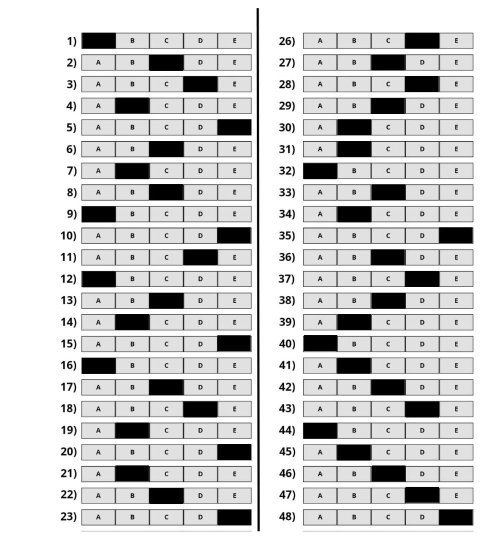
#> input picture PYTHON/gabarito_oficial.jpg, 1004 x 1080 px (shown at 1/2 size)
$ python gpey.py
#> lines starting #> are read from the running program, lines starting #| are printed output that depends on the picture; after the words box and inside, x2 and y2 are one past the last pixel; in counts of white or black regions, pixels touching at a corner belong together
import cv2
import pickle
import numpy as np
import tkinter as tk
from tkinter import filedialog
import os
from sklearn.cluster import KMeans  # Import necessário para clusterização

def corrigir_perspectiva(img):
    gray = cv2.cvtColor(img, cv2.COLOR_BGR2GRAY)
    blur = cv2.GaussianBlur(gray, (5,5), 0)
    _, thresh = cv2.threshold(blur, 0, 255, cv2.THRESH_BINARY + cv2.THRESH_OTSU)
    contours, _ = cv2.findContours(thresh, cv2.RETR_EXTERNAL, cv2.CHAIN_APPROX_SIMPLE)
    if not contours:
        return img
    contorno_maior = max(contours, key=cv2.contourArea)
    peri = cv2.arcLength(contorno_maior, True)
    approx = cv2.approxPolyDP(contorno_maior, 0.02 * peri, True)
    if len(approx) == 4:
        pts = approx.reshape(4, 2)
        # Ordenar pontos: superior-esquerdo, superior-direito, inferior-direito, inferior-esquerdo
        rect = np.zeros((4, 2), dtype="float32")
        s = pts.sum(axis=1)
        rect[0] = pts[np.argmin(s)]
        rect[2] = pts[np.argmax(s)]
        diff = np.diff(pts, axis=1)
        rect[1] = pts[np.argmin(diff)]
        rect[3] = pts[np.argmax(diff)]
        (tl, tr, br, bl) = rect
        larguraA = np.linalg.norm(br - bl)
        larguraB = np.linalg.norm(tr - tl)
        alturaA = np.linalg.norm(tr - br)
        alturaB = np.linalg.norm(tl - bl)
        largura_max = max(int(larguraA), int(larguraB))
        altura_max = max(int(alturaA), int(alturaB))
        dst = np.array([
            [0, 0],
            [largura_max - 1, 0],
            [largura_max - 1, altura_max - 1],
            [0, altura_max - 1]], dtype="float32")
        M = cv2.getPerspectiveTransform(rect, dst)
        warped = cv2.warpPerspective(img, M, (largura_max, altura_max))
        return warped
    else:
        return img  # Retorna original se não encontrar 4 cantos

# --- Abre janela para o usuário escolher a imagem do gabarito ---
root = tk.Tk()
root.withdraw()
gabarito_path = filedialog.askopenfilename(
    title="Selecione a imagem do gabarito",
    filetypes=[("Imagens", "*.jpg *.jpeg *.png *.bmp *.gif")]
)
#> the answer given: gabarito_oficial.jpg

if not gabarito_path:
    print("Nenhuma imagem selecionada. Encerrando o programa.")
    exit()

# Carrega a imagem colorida para correção de perspectiva
gabarito_img_color = cv2.imread(gabarito_path)
#> gabarito_img_color is the input picture: shape (1080, 1004, 3); min 0, max 255, mean 207.8
if gabarito_img_color is None:
    print("Não foi possível carregar a imagem do gabarito.")
    exit()

# Corrige perspectiva e converte para cinza
gabarito_img_corrigido = corrigir_perspectiva(gabarito_img_color)
#> in corrigir_perspectiva, `_, thresh = cv2.threshold(blur, 0, 255, cv2.THRESH_BINARY + cv2.THRESH..`:
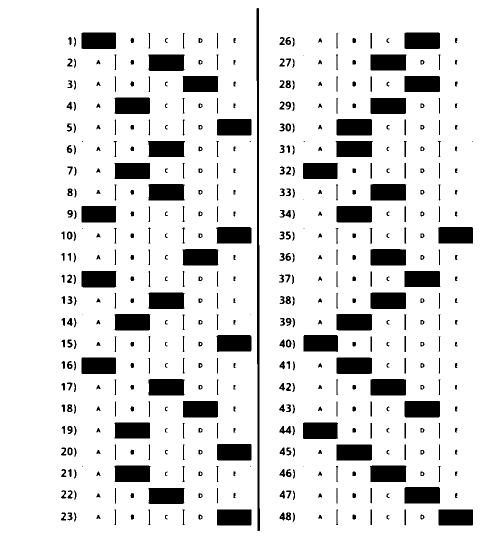
#> thresh: shape (1080, 1004) (shown at 1/2 size); 87.5% white; 477 black regions (13 under 20 px), largest, box (x1, y1, x2, y2) and area: (513, 16, 520, 1062) 4610, (740, 931, 813, 964) 2343, (741, 368, 813, 401) 2338
#> in corrigir_perspectiva, `contours, _ = cv2.findContours(thresh, cv2.RETR_EXTERNAL, cv2.CHAIN_AP..`: contours = [[[0, 0], [0, 1079], [1003, 1079], [1003, 0]]]
#> in corrigir_perspectiva, `contorno_maior = max(contours, key=cv2.contourArea)`: contorno_maior = [[0, 0], [0, 1079], [1003, 1079], [1003, 0]]
#> in corrigir_perspectiva, `peri = cv2.arcLength(contorno_maior, True)`: peri = 4164
#> in corrigir_perspectiva, `approx = cv2.approxPolyDP(contorno_maior, 0.02 * peri, True)`: approx = [[0, 0], [0, 1079], [1003, 1079], [1003, 0]]
#> in corrigir_perspectiva, `s = pts.sum(axis=1)`: s = [0, 1079, 2082, 1003]
#> in corrigir_perspectiva, `diff = np.diff(pts, axis=1)`: diff = [0, 1079, 76, -1003]
gabarito_img = cv2.cvtColor(gabarito_img_corrigido, cv2.COLOR_BGR2GRAY)

# --- Processamento do gabarito correto ---
if gabarito_img is not None:
    print("Gabarito carregado e corrigido em escala de cinza.")
    gabarito_blur = cv2.GaussianBlur(gabarito_img, (5, 5), 0)
    print("Filtro blur aplicado.")

    # Aplica binarização (threshold) para separar marcações do fundo
    _, gabarito_thresh = cv2.threshold(gabarito_blur, 127, 255, cv2.THRESH_BINARY_INV)
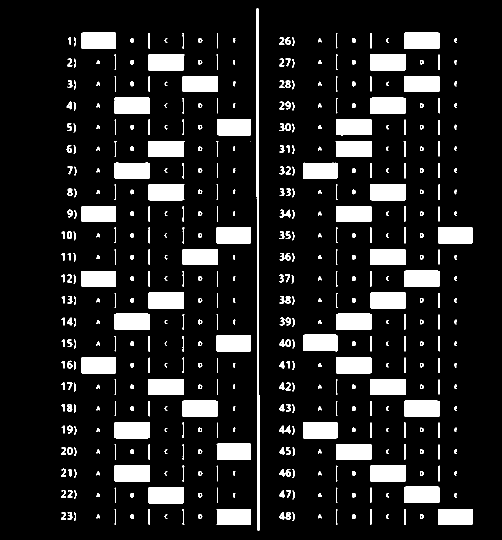
#> gabarito_thresh: shape (1079, 1003) (shown at 1/2 size); 12.2% white; 464 white regions (3 under 20 px), largest, box (x1, y1, x2, y2) and area: (513, 16, 519, 1061) 4579, (297, 109, 369, 142) 2339, (297, 368, 369, 401) 2337
    print("Binarização aplicada.")

    # Aplica operações morfológicas para melhorar a separação dos quadrados
    kernel = np.ones((3, 3), np.uint8)
    gabarito_morph = cv2.morphologyEx(gabarito_thresh, cv2.MORPH_CLOSE, kernel)
#> gabarito_morph: shape (1079, 1003); 12.2% white; 455 white regions (2 under 20 px)
    print("Morfologia aplicada.")

    # Encontra os contornos dos quadrados
    contours, _ = cv2.findContours(gabarito_morph, cv2.RETR_EXTERNAL, cv2.CHAIN_APPROX_SIMPLE)
#> contours = 455 contours, 78 with area under 20; largest, box (x1, y1, x2, y2) and area: (513, 16, 519, 1061) 3532, (297, 109, 369, 142) 2237, (229, 930, 300, 963) 2236, (297, 368, 369, 401) 2235, (672, 627, 743, 660) 2232

    # Filtra contornos por área e formato dos retângulos das alternativas
    min_area = 1500  # Ajustado para captar mais contornos
    max_area = 9000
    filtered_contours = []
    altura, largura = gabarito_img.shape
#> altura = 1079; largura = 1003

    for cnt in contours:
        x, y, w, h = cv2.boundingRect(cnt)
        area = w * h
        aspect_ratio = float(w) / h
        peri = cv2.arcLength(cnt, True)
        approx = cv2.approxPolyDP(cnt, 0.03 * peri, True)
        if (min_area < area < max_area and
            1.8 < aspect_ratio < 3.2 and 4 <= len(approx) <= 6):
            filtered_contours.append(cnt)
#> this loop made 455 passes
#> (x, y, w, h, area, aspect_ratio, peri) on passes 1 to 3: (772, 1029, 6, 9, 54, 0.667, 26.73), (636, 1029, 7, 8, 56, 0.875, 24.49), (329, 1029, 6, 9, 54, 0.667, 26.73)
    print(f"Contornos filtrados: {len(filtered_contours)}")
#| Contornos filtrados: 46

    # Calcula o centro (x, y) de cada quadrado filtrado
    centros = []
    for cnt in filtered_contours:
        M = cv2.moments(cnt)
        if M["m00"] != 0:
            cX = int(M["m10"] / M["m00"])
            cY = int(M["m01"] / M["m00"])
            centros.append((cX, cY))
#> this loop made 46 passes
#> cnt on pass 14: [[297, 758], [297, 789], [367, 789], [367, 758]]

    if len(centros) < 2:
        print("Não foram detectados centros suficientes para formar colunas. Verifique a imagem do gabarito.")
        exit()

    # Agrupa centros em duas colunas usando KMeans
    centros_np = np.array(centros)
    kmeans = KMeans(n_clusters=2, random_state=0).fit(centros_np[:, 0].reshape(-1, 1))
    labels = kmeans.labels_

    col1 = centros_np[labels == 0]
    col2 = centros_np[labels == 1]

    # Garante que col1 seja a coluna da esquerda e col2 a da direita
    if np.mean(col1[:, 0]) > np.mean(col2[:, 0]):
        col1, col2 = col2, col1

    # Ordena cada coluna por Y (vertical)
    col1 = sorted(col1, key=lambda c: c[1])
    col2 = sorted(col2, key=lambda c: c[1])

    # Agrupa alternativas por linha dentro de cada coluna
    def agrupar_por_linha(coluna, tolerancia_y=30):
#> called with tolerancia_y = 30
        if not coluna:
            return []

        coluna_ordenada = sorted(coluna, key=lambda c: c[1])
        linhas = []
        linha_atual = [coluna_ordenada[0]]

        for i in range(1, len(coluna_ordenada)):
            if abs(coluna_ordenada[i][1] - linha_atual[-1][1]) <= tolerancia_y:
                linha_atual.append(coluna_ordenada[i])
            else:
                # Ordena a linha atual por X (alternativas A, B, C, D, E)
                linha_atual.sort(key=lambda c: c[0])
                linhas.append(linha_atual)
                linha_atual = [coluna_ordenada[i]]
#> this loop made 22 passes

        # Adiciona a última linha
        linha_atual.sort(key=lambda c: c[0])
        linhas.append(linha_atual)
        return linhas

    linhas_col1 = agrupar_por_linha(col1)
    linhas_col2 = agrupar_por_linha(col2)
#> the loop in agrupar_por_linha (call 2), `for i in range(1, len(coluna_ordenada)):` made 22 passes

    # Combina as linhas: primeiro todas da coluna 1, depois todas da coluna 2
    todas_linhas = linhas_col1 + linhas_col2

    print(f"Total de questões detectadas: {len(todas_linhas)}")
#| Total de questões detectadas: 46
    print(f"Questões na coluna 1: {len(linhas_col1)}")
#| Questões na coluna 1: 23
    print(f"Questões na coluna 2: {len(linhas_col2)}")
#| Questões na coluna 2: 23

    raio = 18
    marcadas = []
    for linha in todas_linhas:
        linha_marcada = []
        for centro in linha:
            mask = np.zeros_like(gabarito_thresh)
            cv2.circle(mask, centro, raio, 255, -1)
            media = cv2.mean(gabarito_thresh, mask=mask)[0]
            marcada = media < 80
            linha_marcada.append(marcada)
        marcadas.append(linha_marcada)
#> this loop made 46 passes
#> linha on passes 1 to 12: [[197, 80]], [[332, 124]], [[400, 167]], [[263, 210]], [[467, 253]], [[332, 297]], [[263, 341]], [[331, 383]], [[197, 427]], [[467, 470]], [[400, 513]], [[197, 557]]
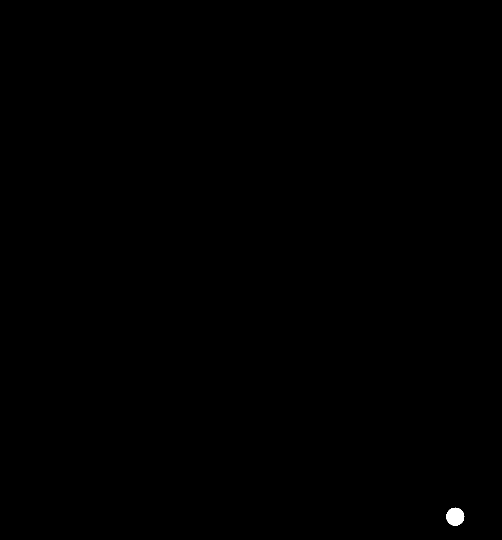
#> mask: shape (1079, 1003) (shown at 1/2 size); 0.09% white; 1 white region, box (x1, y1, x2, y2) and area: (892, 1015, 929, 1052) 1009

    respostas_gabarito = []
    for linha in marcadas:
        try:
            alternativa = linha.index(True)
        except ValueError:
            alternativa = None
        respostas_gabarito.append(alternativa)
#> this loop made 46 passes

    print("Respostas do gabarito correto (índice da alternativa marcada):")
    for i, resp in enumerate(respostas_gabarito):
        coluna = "Col1" if i < len(linhas_col1) else "Col2"
        questao_na_coluna = (i % len(linhas_col1)) + 1 if i < len(linhas_col1) else (i - len(linhas_col1)) + 1
        print(f"Questão {i+1} ({coluna}-Q{questao_na_coluna}): {resp}")
else:
    print("Não foi possível carregar o gabarito oficial.")
    exit()

# --- Processamento do gabarito do aluno ---
aluno_path = filedialog.askopenfilename(
    title="Selecione a imagem do gabarito do aluno",
    filetypes=[("Imagens", "*.jpg *.jpeg *.png *.bmp *.gif")]
)
#> the answer given: heitor_3min.jpg

if not aluno_path:
    print("Nenhuma imagem de aluno selecionada. Encerrando o programa.")
    exit()

aluno_img_color = cv2.imread(aluno_path)
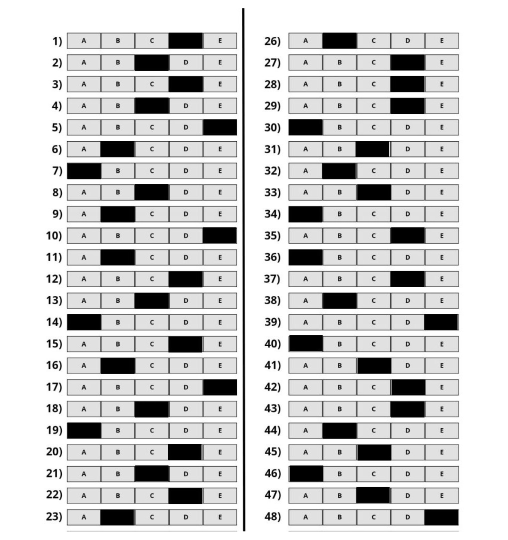
#> input picture PYTHON/heitor_3min.jpg, 1016 x 1080 px (shown at 1/2 size)
#> aluno_img_color is the input picture: shape (1080, 1016, 3); min 0, max 255, mean 208.4
if aluno_img_color is None:
    print("Não foi possível carregar a imagem do aluno.")
    exit()

aluno_img_corrigido = corrigir_perspectiva(aluno_img_color)
#> in corrigir_perspectiva (call 2), `_, thresh = cv2.threshold(blur, 0, 255, cv2.THRESH_BINARY + cv2.THRESH..`:
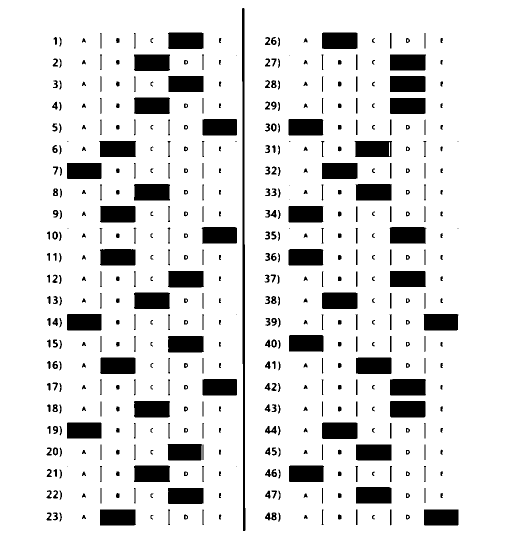
#> thresh: shape (1080, 1016) (shown at 1/2 size); 87.7% white; 478 black regions (14 under 20 px), largest, box (x1, y1, x2, y2) and area: (484, 16, 491, 1062) 4613, (779, 454, 853, 487) 2341, (711, 368, 784, 401) 2339
#> in corrigir_perspectiva (call 2), `warped = cv2.warpPerspective(img, M, (largura_max, altura_max))`:
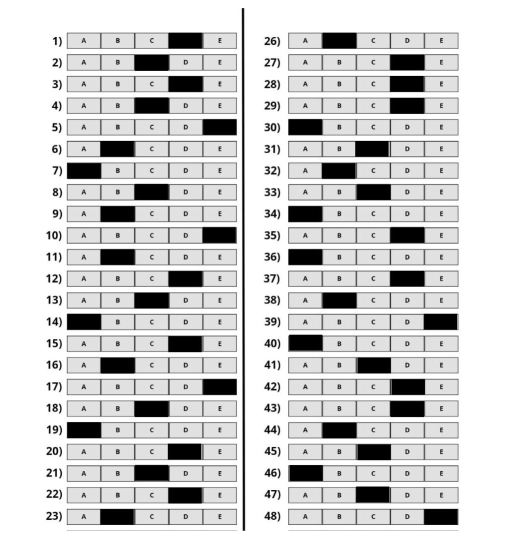
#> warped: shape (1079, 1015, 3) (shown at 1/2 size); min 0, max 255, mean 208.4
aluno_img = cv2.cvtColor(aluno_img_corrigido, cv2.COLOR_BGR2GRAY)

aluno_blur = cv2.GaussianBlur(aluno_img, (5, 5), 0)
_, aluno_thresh = cv2.threshold(aluno_blur, 127, 255, cv2.THRESH_BINARY_INV)
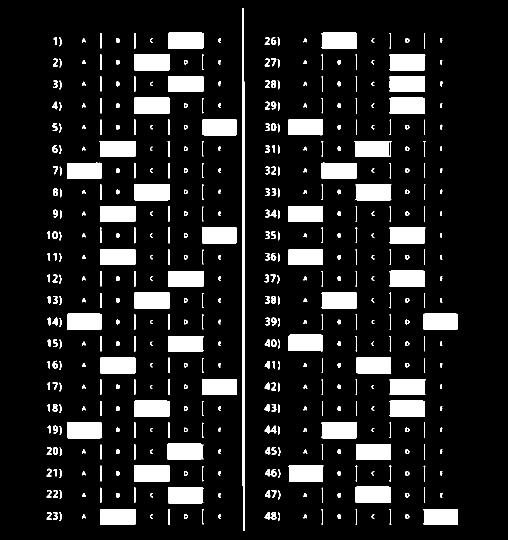
#> aluno_thresh: shape (1079, 1015) (shown at 1/2 size); 12% white; 463 white regions (3 under 20 px), largest, box (x1, y1, x2, y2) and area: (484, 16, 490, 1061) 4608, (268, 930, 340, 963) 2340, (268, 109, 340, 142) 2338

marcadas_aluno = []
for linha in todas_linhas:  # Usa a mesma estrutura de linhas do gabarito
    linha_marcada = []
    for centro in linha:
        mask = np.zeros_like(aluno_thresh)
        cv2.circle(mask, centro, raio, 255, -1)
        media = cv2.mean(aluno_thresh, mask=mask)[0]
        marcada = media < 80
        linha_marcada.append(marcada)
    marcadas_aluno.append(linha_marcada)

respostas_aluno = []
for linha in marcadas_aluno:
    try:
        alternativa = linha.index(True)
    except ValueError:
        alternativa = None
    respostas_aluno.append(alternativa)
#> this loop made 46 passes

# Normaliza tamanho das respostas do aluno para evitar desalinhamento
if len(respostas_aluno) < len(respostas_gabarito):
    respostas_aluno += [None] * (len(respostas_gabarito) - len(respostas_aluno))
elif len(respostas_aluno) > len(respostas_gabarito):
    respostas_aluno = respostas_aluno[:len(respostas_gabarito)]

print("\nRespostas do aluno e comparação:")
respostas_erradas = 0
for i, (resp_aluno, resp_gabarito) in enumerate(zip(respostas_aluno, respostas_gabarito), 1):
    status = "Correta" if resp_aluno == resp_gabarito else "Errada"
    coluna = "Col1" if i-1 < len(linhas_col1) else "Col2"
    questao_na_coluna = ((i-1) % len(linhas_col1)) + 1 if i-1 < len(linhas_col1) else ((i-1) - len(linhas_col1)) + 1
    print(f"Questão {i} ({coluna}-Q{questao_na_coluna}): Aluno = {resp_aluno}, Gabarito = {resp_gabarito} -> {status}")
    if resp_aluno != resp_gabarito:
        respostas_erradas += 1
#> this loop made 46 passes
#> resp_aluno on passes 1 to 12: 0, None, None, None, None, 0, 0, None, None, None, 0, 0
#| Questão 1 (Col1-Q1): Aluno = 0, Gabarito = None -> Errada
#| Questão 2 (Col1-Q2): Aluno = None, Gabarito = None -> Correta
#| Questão 3 (Col1-Q3): Aluno = None, Gabarito = None -> Correta
#| Questão 4 (Col1-Q4): Aluno = None, Gabarito = None -> Correta
#| Questão 5 (Col1-Q5): Aluno = None, Gabarito = None -> Correta
#| Questão 6 (Col1-Q6): Aluno = 0, Gabarito = None -> Errada
#| Questão 7 (Col1-Q7): Aluno = 0, Gabarito = None -> Errada
#| Questão 8 (Col1-Q8): Aluno = None, Gabarito = None -> Correta
#> (further printed lines are left out)

total_perguntas = len(respostas_gabarito)
acertos = total_perguntas - respostas_erradas
nota = acertos * 10 / total_perguntas

print(f"\nResultado do aluno:")
print(f"Acertos: {acertos} de {total_perguntas}")
#| Acertos: 23 de 46
print(f"Erros: {respostas_erradas}")
#| Erros: 23
print(f"Nota final: {nota:.2f}")
#| Nota final: 5.00
